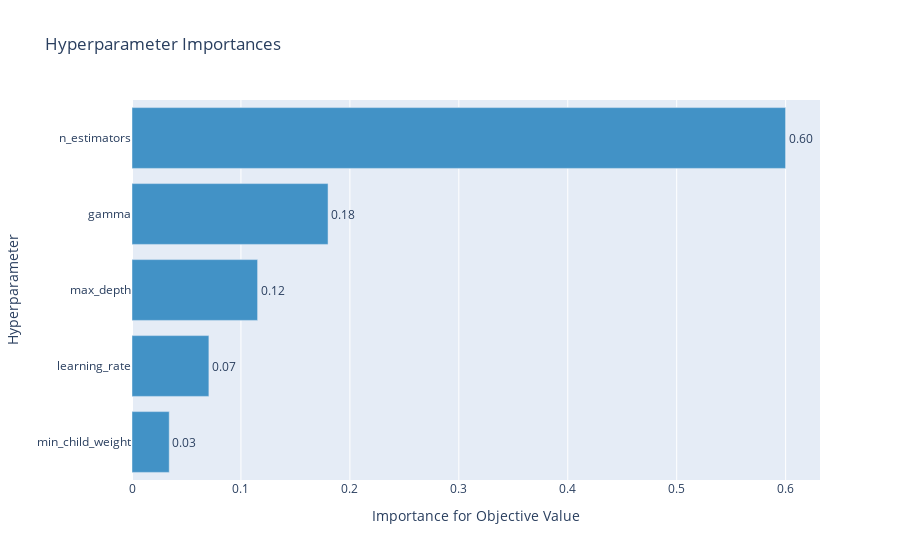

Source (notebook cell):
### Code cell
optuna.visualization.plot_param_importances(study)

### Figure 1 — Plotly figure (JSON) as saved in the notebook; plotly's stock layout.template omitted (floating-point values rounded to 4 significant figures)
{"data": [{"cliponaxis": false, "hovertemplate": ["min_child_weight (IntDistribution): 0.03418349443537081<extra></extra>", "learning_rate (FloatDistribution): 0.07058191260361965<extra></extra>", "max_depth (IntDistribution): 0.11529362663875038<extra></extra>", "gamma (IntDistribution): 0.1799667925915047<extra></extra>", "n_estimators (IntDistribution): 0.5999741737307543<extra></extra>"], "marker": {"color": "rgb(66,146,198)"}, "orientation": "h", "text": ["0.03", "0.07", "0.12", "0.18", "0.60"], "textposition": "outside", "type": "bar", "x": [0.03418, 0.07058, 0.1153, 0.18, 0.6], "y": ["min_child_weight", "learning_rate", "max_depth", "gamma", "n_estimators"]}], "layout": {"showlegend": false, "title": {"text": "Hyperparameter Importances"}, "xaxis": {"title": {"text": "Importance for Objective Value"}}, "yaxis": {"title": {"text": "Hyperparameter"}}}}
